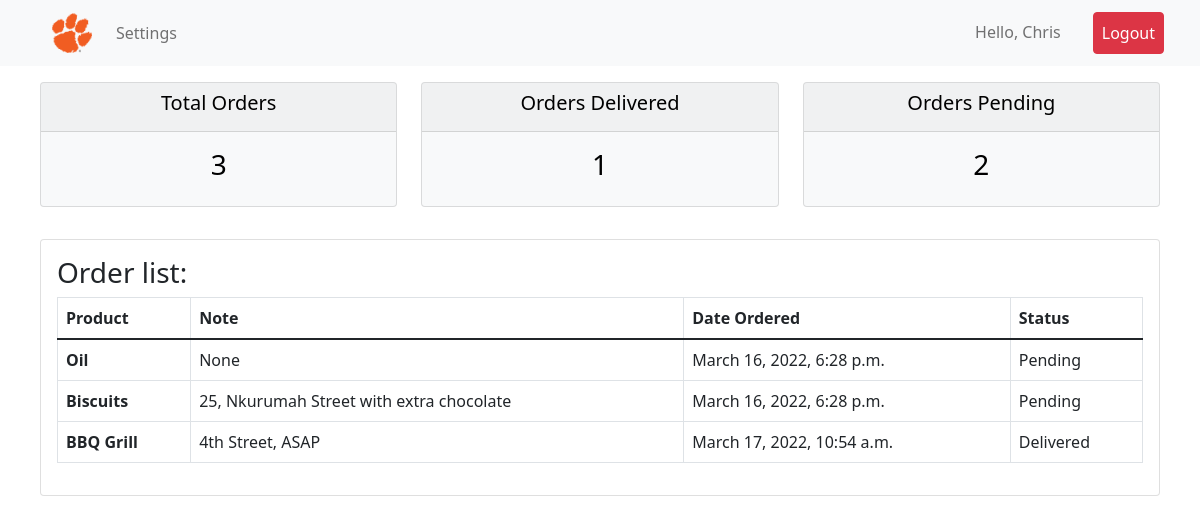
Page /user/ (signed in) on the committed database.
### accounts/models.py (models this page shows, shortened)
class Order(models.Model):
    STATUS = (
        ('Pending', 'Pending'),
        ('Out for delivery', 'Out for delivery'),
        ('Delivered', 'Delivered'),
    )
    customer = models.ForeignKey(Customer, on_delete=models.CASCADE, null=True)
    product = models.ForeignKey(Product, on_delete=models.CASCADE, null=True)
    date_created = models.DateTimeField(auto_now_add=True, null=True)
    status = models.CharField(max_length=200, null=True, choices=STATUS)
    note = models.CharField(max_length=1000, null=True)

class Product(models.Model):
    CATEGORY = (
        ('Indoors', 'Indoors'),
        ('Outdoors', 'Outdoors'),
    )
    name = models.CharField(max_length=200, null=True)
    price = models.FloatField(null=True)
    category = models.CharField(max_length=200, null=True, choices=CATEGORY)
    description = models.TextField(null= True)
    date_created = models.DateTimeField(auto_now_add=True, null=True)
    tags = models.ManyToManyField(Tag)
    def __str__(self):
        return self.name

### accounts/decorators.py (the view)
        def wrapper_func(request, *args, **kwargs):
            print(allowed_roles)
            group = None
            if request.user.groups.exists():
                group = request.user.groups.all()[0].name
                print(group)
            if group in allowed_roles:
                return view_func(request, *args, **kwargs)
            else:
                return HttpResponse('Not allowed here..')

### accounts/views.py (called while the page is built)
@login_required(login_url='login')
@allowed_users(allowed_roles=['customer'])
def userPage(request):
    orders = request.user.customer.order_set.all()
    total_orders = orders.count()
    delivered = orders.filter(status='Delivered').count()
    pending = orders.filter(status='Pending').count()
    context = {
        'orders': orders,
        'total_orders': total_orders,
        'delivered': delivered,
        'pending': pending,
    }
    return render(request, 'accounts/user.html', context)

### accounts/templates/accounts/user.html
{% extends 'base.html' %}
{% block content %}
    {% include 'accounts/status.html' %}
    <div class="container-fluid">
        <div class="card card-body m-3">
            <h3>Order list:</h1>
            <table class="table table-bordered">
                <thead>
                  <tr>
                    <th scope="col">Product</th>
                    <th scope="col">Note</th>
                    <th scope="col">Date Ordered</th>
                    <th scope="col">Status</th>
                  </tr>
                </thead>
                <tbody>
                {% for order in orders %}
                  <tr>
                    <th scope="row">{{order.product}}</th>
                    <td>{{ order.note }}</td>
                    <td>{{ order.date_created }}</td>
                    <td>{{ order.status}}</td>
                  </tr>
                {% endfor %}
                </tbody>
              </table>
        </div>
    </div>
{% endblock %}

### templates/components/navbar.html (shortened to what this page needs)
{% load static %}
<nav class="navbar navbar-expand-lg navbar-light bg-light">
    <div class="container-fluid">
      <a class="navbar-brand" href="{% url 'home' %}"><img class="logo" src="{% static 'images/logo.png' %}" alt=""></a>
      <div class="collapse navbar-collapse me-auto" id="navbarNav">
        <ul class="navbar-nav">
          {% if request.user.is_staff %}
          <li class="nav-item">
            <a class="nav-link active" aria-current="page" href="{% url 'home' %}">Dashboard</a>
          </li>
          <li class="nav-item">
            <a class="nav-link" href="{% url 'product' %}">Products</a>
          </li>
          {% elif request.user.is_authenticated %}
          <li class="nav-item">
            <a class="nav-link" href="{% url 'accounts-page' %}">Settings</a>
          </li>
          {% endif %}
        </ul>
        {% if request.user.is_authenticated %}
        <ul class="navbar-nav ms-auto">
          <li class="nav-item me-auto">
            <a class="nav-link" href="#">Hello, {{ request.user.username|capfirst }}</a>
          </li>
          <li class="nav-item px-4 me-auto">
            <a class="nav-link btn btn-danger text-white" href="{% url 'logout' %}">Logout</a>
          </li>
        </ul>
        {% endif %}
      </div>
    </div>
</nav>

### static/css/main.css (style rules this page uses)
.logo { width: 2em; height: 2em; margin-left: 2em; }

### rows in the picture
Order: product "Oil", note "None", date_created "March 16, 2022, 6:28 p.m.", status "Pending"
Order: product "Biscuits", note "25, Nkurumah Street with extra chocolate", date_created "March 16, 2022, 6:28 p.m.", status "Pending"
Order: product "BBQ Grill", note "4th Street, ASAP", date_created "March 17, 2022, 10:54 a.m.", status "Delivered"

### other values in the picture
{{ request.user.username|capfirst }} "Chris"
{{ total_orders }} "3"
{{ delivered }} "1"
{{ pending }} "2"
